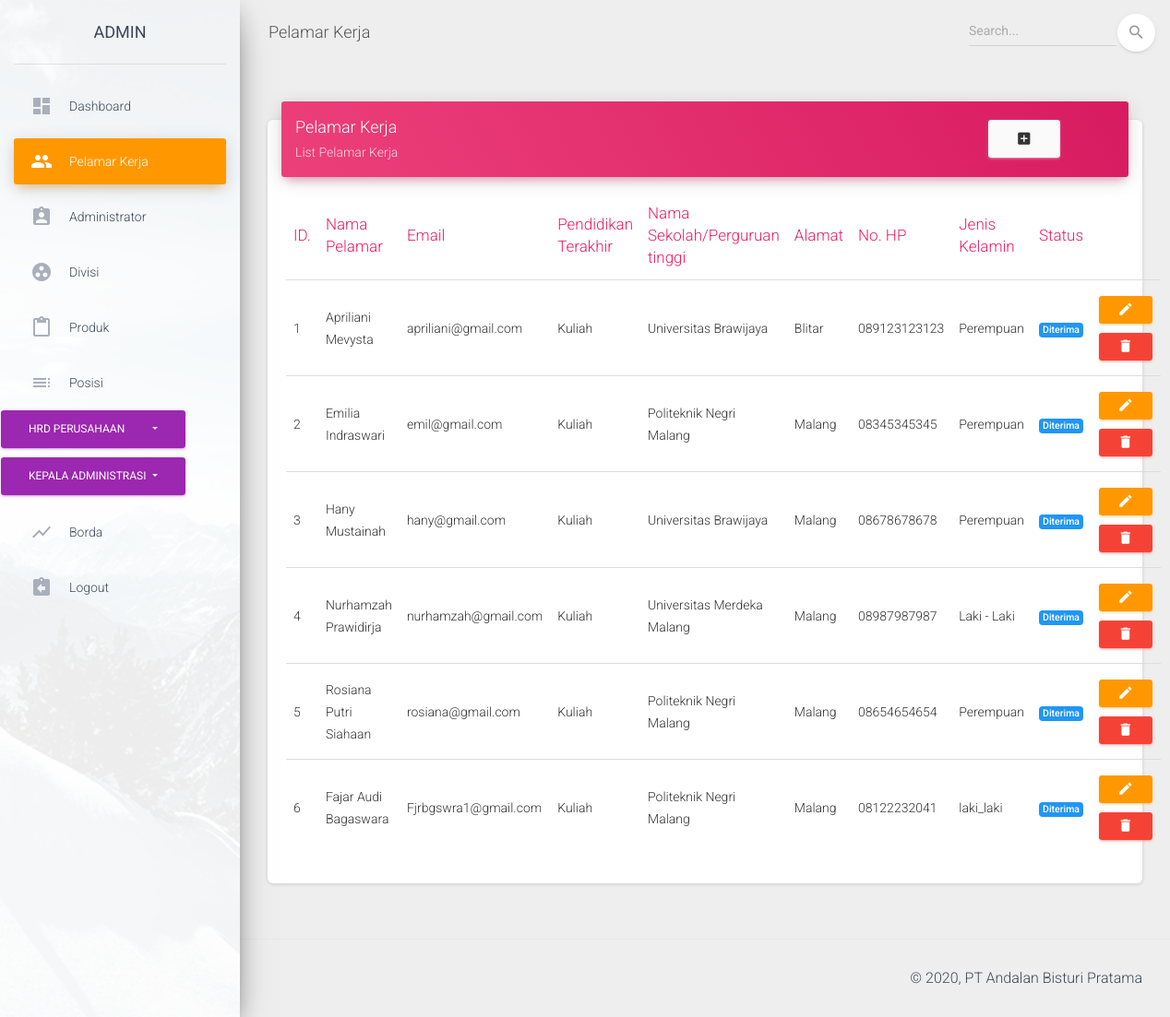
Page /index.php/Admin/Alternatif on the committed database.
### tables this page shows
CREATE TABLE `pelamar` (
  `id_pelamar` int(50) NOT NULL,
  `nama` varchar(55) NOT NULL,
  `email` varchar(25) NOT NULL,
  `pendidikan` varchar(255) NOT NULL,
  `nama_sekolah` varchar(45) NOT NULL,
  `alamat` varchar(100) NOT NULL,
  `no_hp` varchar(12) NOT NULL,
  `tempat_lahir` varchar(25) DEFAULT NULL,
  `tanggal_lahir` varchar(45) NOT NULL,
  `username` varchar(45) NOT NULL,
  `password` text NOT NULL,
  `jenis_kelamin` varchar(15) NOT NULL,
  `fk_posisi_magang` int(11) NOT NULL,
  `status` int(11) NOT NULL
);

### application/controllers/Admin/Alternatif.php (called while the page is built, shortened)
<?php
class Alternatif extends CI_Controller {
	public function __construct()
	{
		$this->load->library('form_validation');
		$this->load->model('PelamarModel');
	}
	public function index()
	{
		$data['data'] = $this->PelamarModel->get();
		$this->load->view('admin/pelamar/template/header');
		$this->load->view('admin/pelamar/index',$data);
		$this->load->view('admin/pelamar/template/footer');
	}
}

### index.php (called while the page is built, shortened)
<?php
require_once BASEPATH.'core/CodeIgniter.php';

### application/models/PelamarModel.php (called while the page is built, shortened)
<?php
class PelamarModel extends CI_Model {
	public function get()
	{
		return $this->db->get('pelamar')->result();
	}
}

### application/views/admin/pelamar/index.php (the view, shortened to what this page needs)
<?php $c_name = "Alternatif" ?>
      <div class="content">
        <div class="container-fluid">
          <div class="row">
          <div class="col-md-12">
              <div class="card">
                <div class="card-header card-header-rose">
                  <div class="row">
                    <div class="col-md-10">
                  <h4 class="card-title ">Pelamar Kerja</h4>
                  <p class="card-category">List Pelamar Kerja</p>
                  </div>
                  <div class="col-xs-2">
                    <a href="<?= base_url('index.php/Admin/Alternatif/insert')?>" rel="tooltip" title="Tambah Data" class="btn btn-secondary">
                      <i class="material-icons">add_box</i>
                    </a>
                  </div>
                </div>
              </div>
                <div class="card-body">
                    <table class="table" id="tes">
                    <thead class=" text-rose" >
                      <th>ID.</th>
                      <th>Nama Pelamar</th>
                      <th>Email</th>
                      <th>Pendidikan Terakhir</th>
                      <th>Nama Sekolah/Perguruan tinggi</th>
                      <th>Alamat</th>
                      <th>No. HP</th>
                      <th>Jenis Kelamin</th>
                      <th>Status</th>
                      <th></th>
                    </thead>
                    <tbody>
                      <?php foreach ($data as $key => $value): ?>
                        <tr>
                          <td><?php echo ++$key; ?></td>
                          <td><?php echo $value->nama ?></td>
                          <td><?php echo $value->email ?></td>
                          <td><?php echo $value->pendidikan ?></td>
                          <td><?php echo $value->nama_sekolah ?></td>
                          <td><?php echo $value->alamat ?></td>
                          <td><?php echo $value->no_hp ?></td>
                          <td><?php echo $value->jenis_kelamin ?></td>
                          <td><?php
                            switch($value->status){
                              case 1:
                                echo "<a href='".site_url('Admin/Alternatif/changestatus/'.$value->id_pelamar.'/2')."' class='badge badge-primary'>Diterima";
                              break;
                            }
                          ?></td>
                          <td>
                            <a class="btn btn-sm btn-warning" href="<?php echo site_url("Admin/".$c_name."/update/".$value->id_pelamar) ?>"  rel="tooltip" title="Edit"><i class="material-icons">edit</i></a>
                            <a href="<?php echo site_url("Admin/".$c_name."/delete/".$value->id_pelamar) ?>" onclick="return confirm('Apakah anda yakin?')" class="btn btn-sm btn-danger"  rel="tooltip" title="Hapus"><i class="material-icons">delete</i></a>
                          </td>
                        </tr>
                        <?php endforeach ?>
                    </tbody>
                  </table>
                </div>
              </div>
            </div>
          </div>
        </div>
      </div>

### rows in the picture
pelamar: nama "Apriliani Mevysta", email "apriliani@gmail.com", pendidikan "Kuliah", nama_sekolah "Universitas Brawijaya", alamat "Blitar", no_hp "089123123123", jenis_kelamin "Perempuan"
pelamar: nama "Emilia Indraswari", email "emil@gmail.com", pendidikan "Kuliah", nama_sekolah "Politeknik Negri Malang", alamat "Malang", no_hp "08345345345", jenis_kelamin "Perempuan"
pelamar: nama "Hany Mustainah", email "hany@gmail.com", pendidikan "Kuliah", nama_sekolah "Universitas Brawijaya", alamat "Malang", no_hp "08678678678", jenis_kelamin "Perempuan"
pelamar: nama "Nurhamzah Prawidirja", email "nurhamzah@gmail.com", pendidikan "Kuliah", nama_sekolah "Universitas Merdeka Malang", alamat "Malang", no_hp "08987987987", jenis_kelamin "Laki - Laki"
pelamar: nama "Rosiana Putri Siahaan", email "rosiana@gmail.com", pendidikan "Kuliah", nama_sekolah "Politeknik Negri Malang", alamat "Malang", no_hp "08654654654", jenis_kelamin "Perempuan"
pelamar: nama "Fajar Audi Bagaswara", email "Fjrbgswra1@gmail.com", pendidikan "Kuliah", nama_sekolah "Politeknik Negri Malang", alamat "Malang", no_hp "08122232041", jenis_kelamin "laki_laki"
